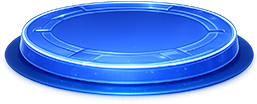
#> input picture assets/game/base.png, 257 x 104 px; its folder holds 2 pictures in this run
$ python process_map_style_images.py --input ../assets/game --output out.png --reference ../assets/game/base.png
#> lines starting #> are read from the running program, lines starting #| are printed output that depends on the picture; after the words box and inside, x2 and y2 are one past the last pixel; in counts of white or black regions, pixels touching at a corner belong together
import argparse
from pathlib import Path

import cv2
import numpy as np
from PIL import Image


IMAGE_EXTENSIONS = {".png", ".jpg", ".jpeg", ".webp"}


def parse_args():
    parser = argparse.ArgumentParser(description="Process map slice images into a clean smooth black-background style.")
    parser.add_argument("--input", required=True)
    parser.add_argument("--output", required=True)
    parser.add_argument("--reference", required=True)
    parser.add_argument("--overwrite", action="store_true")
    return parser.parse_args()


def assert_directory(path_value, label):
    path = Path(path_value)
    if not path.exists():
        raise FileNotFoundError(f"{label} does not exist: {path}")
    if not path.is_dir():
        raise NotADirectoryError(f"{label} must be a directory: {path}")
    return path


def assert_file(path_value, label):
    path = Path(path_value)
    if not path.exists():
        raise FileNotFoundError(f"{label} does not exist: {path}")
    if not path.is_file():
        raise FileNotFoundError(f"{label} must be a file: {path}")
    return path


def list_images(input_dir):
    files = [path for path in sorted(input_dir.iterdir()) if path.suffix.lower() in IMAGE_EXTENSIONS]
    if len(files) == 0:
        raise RuntimeError(f"No supported images found: {input_dir}")
    return files


def read_rgb(path):
    image = Image.open(path).convert("RGB")
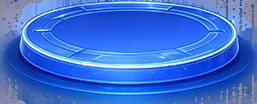
#> image: PIL image 257x104 RGB; mean R, G, B 58.4, 110.8, 217.5
    return np.array(image)


def make_subject_mask(rgb):
    max_channel = rgb.max(axis=2)
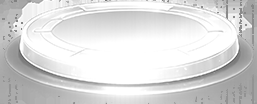
#> max_channel: shape (104, 257); min 88, max 255, mean 217.5
    saturation = rgb.max(axis=2) - rgb.min(axis=2)
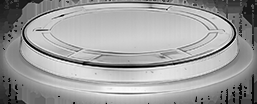
#> saturation: shape (104, 257); min 0, max 255, mean 159.1
    mask = ((max_channel > 18) | ((max_channel > 10) & (saturation > 8))).astype(np.uint8) * 255
#> mask: shape (104, 257); every value is 255
    kernel = np.ones((3, 3), np.uint8)
    mask = cv2.morphologyEx(mask, cv2.MORPH_CLOSE, kernel, iterations=1)
    mask = cv2.morphologyEx(mask, cv2.MORPH_OPEN, kernel, iterations=1)
    contours, _hierarchy = cv2.findContours(mask, cv2.RETR_EXTERNAL, cv2.CHAIN_APPROX_SIMPLE)
#> contours = [[[0, 0], [0, 103], [256, 103], [256, 0]]]
    clean = np.zeros_like(mask)
    image_area = mask.shape[0] * mask.shape[1]
#> image_area = 26728
    minimum_area = max(4, int(image_area * 0.00008))
#> minimum_area = 4
    for contour in contours:
        if cv2.contourArea(contour) >= minimum_area:
            cv2.drawContours(clean, [contour], -1, 255, thickness=cv2.FILLED)
#> this loop made 1 pass
#> contour on pass 1: [[0, 0], [0, 103], [256, 103], [256, 0]]
    clean = cv2.GaussianBlur(clean, (3, 3), 0)
    return clean


def reference_stats(reference_rgb):
    mask = make_subject_mask(reference_rgb)
    subject = reference_rgb[mask > 0]
    if subject.size == 0:
        raise RuntimeError("Reference image has no detectable subject pixels")
    hsv = cv2.cvtColor(subject.reshape((-1, 1, 3)), cv2.COLOR_RGB2HSV).reshape((-1, 3))
    return {
        "sat_p50": float(np.percentile(hsv[:, 1], 50)),
        "val_p50": float(np.percentile(hsv[:, 2], 50)),
        "sat_p85": float(np.percentile(hsv[:, 1], 85)),
        "val_p85": float(np.percentile(hsv[:, 2], 85)),
    }


# [54 lines left out: functions adjust_to_reference, soften_color_blocks, process_image, not called in this run]


def main():
    args = parse_args()
    input_dir = assert_directory(args.input, "Input directory")
    output_dir = Path(args.output)
    reference_path = assert_file(args.reference, "Reference image")
    if output_dir.exists() and not output_dir.is_dir():
        raise NotADirectoryError(f"Output path must be a directory: {output_dir}")
    output_dir.mkdir(parents=True, exist_ok=True)
    files = list_images(input_dir)
    stats = reference_stats(read_rgb(reference_path))
#> stats = {'sat_p50': 207, 'val_p50': 228, 'sat_p85': 237, 'val_p85': 255}
    for image_path in files:
        output_path = output_dir / f"{image_path.stem}.png"
        if output_path.exists() and not args.overwrite:
#> (the run stopped early here; a loop or call above may not have finished)

$ run again, on assets/game/cordon.png
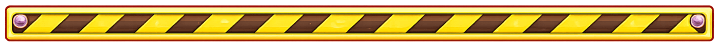
#> input picture assets/game/cordon.png, 720 x 46 px
#> in make_subject_mask, `mask = ((max_channel > 18) | ((max_channel > 10) & (saturation > 8)))...`:
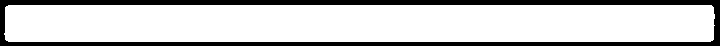
#> mask: shape (46, 720); 79.2% white; 1 black region, box (x1, y1, x2, y2) and area: (0, 0, 720, 46) 6894
#> contours = 1 contour; box (x1, y1, x2, y2) and area: (5, 5, 715, 42) 25482
#> the loop in make_subject_mask, `for contour in contours:` made 1 pass
#> in make_subject_mask, `clean = cv2.GaussianBlur(clean, (3, 3), 0)`:
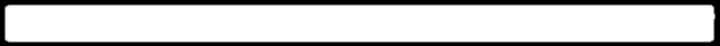
#> clean: shape (46, 720); min 0, max 255, mean 201.9
#> stats = {'sat_p50': 201, 'val_p50': 213, 'sat_p85': 241, 'val_p85': 255}

$ run again, on assets/game/gold_star.png
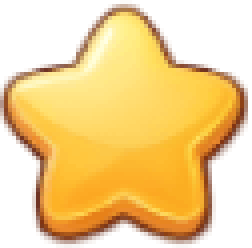
#> input picture assets/game/gold_star.png, 63 x 62 px (shown 4 times larger)
#> in make_subject_mask, `mask = cv2.morphologyEx(mask, cv2.MORPH_CLOSE, kernel, iterations=1)`:
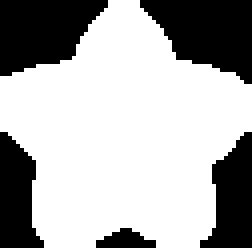
#> mask: shape (62, 63) (shown 4 times larger); 67.4% white; 5 black regions
#> contours = 1 contour; box (x1, y1, x2, y2) and area: (0, 0, 63, 62) 2533
#> the loop in make_subject_mask, `for contour in contours:` made 1 pass
#> in make_subject_mask, `clean = cv2.GaussianBlur(clean, (3, 3), 0)`:
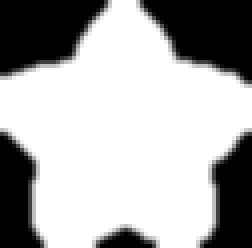
#> clean: shape (62, 63) (shown 4 times larger); min 0, max 255, mean 171.9
#> subject = 2833 rows, first 8: [0, 0, 0], [0, 0, 0], [0, 0, 0], [0, 0, 0], [149, 97, 62], [149, 97, 62], [149, 97, 62], [0, 0, 0]
#> hsv = 2833 rows, first 8: [0, 0, 0], [0, 0, 0], [0, 0, 0], [0, 0, 0], [12, 149, 149], [12, 149, 149], [12, 149, 149], [0, 0, 0]
#> stats = {'sat_p50': 175, 'val_p50': 252, 'sat_p85': 216, 'val_p85': 255}
